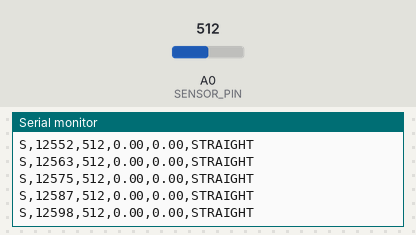
Bench run of a sketch on a simulated Arduino Uno, built with avr-gcc and run on an emulated ATmega328P. Shown: the last lines printed to the serial monitor. Inputs (shaded band) come from the test bench; at power-on: A0 (SENSOR_PIN) = 512.

Above: at 12.6 s.
12.7 s: A0 (SENSOR_PIN) set to 476
At 13.5 s:
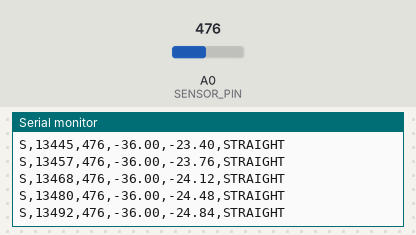
14.2 s: A0 (SENSOR_PIN) set to 500
At 15.3 s:
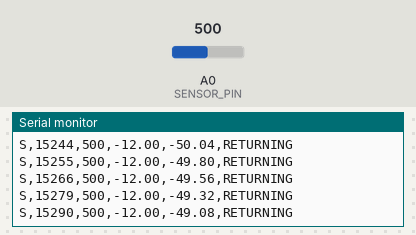
20.0 s: A0 (SENSOR_PIN) set to 519
At 20.7 s:
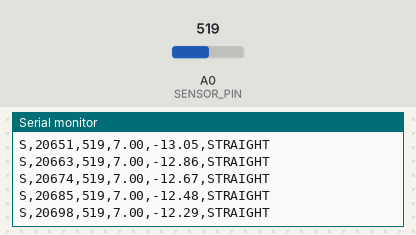
21.5 s: A0 (SENSOR_PIN) set to 546
At 22.1 s:
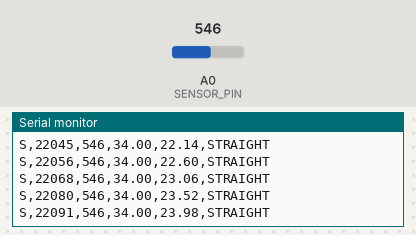
Timing chart, 0 to 24.0 s (numbered marks = the images above; inputs shaded):
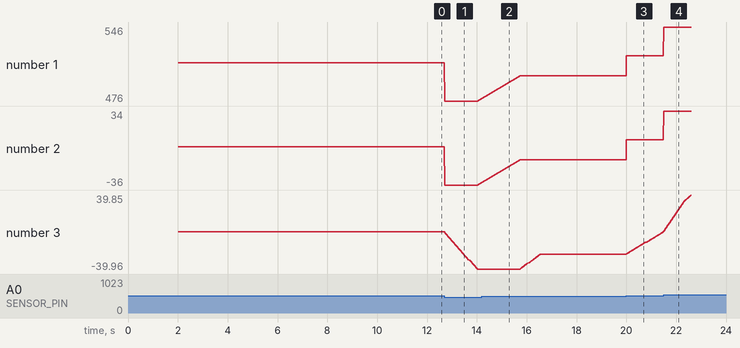

Measured:
- the behaviour switches between 491 and 492 on A0 (SENSOR_PIN) (found by bisection; images 1 and 2)

The sketch:

arduino_voltage_features.ino
```cpp
#define SENSOR_PIN A0   // ESP8266 ADC pin

// -------- PARAMETERS --------
#define CALIB_SAMPLES 100
#define WINDOW_SIZE 200
#define BUFFER_SIZE 200
#define DT 0.01
#define C_FLEX 40.0

// -------- LOGGING --------
#define PRINT_STATUS 1
#define PRINT_SAMPLE_STREAM 1   // real-time per-sample log
#define PRINT_FEATURES 1        // set to 1 to print full feature CSV rows
#define PRINT_RISK_PERCENT 1    // 0..100 risk score derived from LDH score

// -------- LDH HEURISTIC THRESHOLDS (TUNE THESE) --------
#define THRESH_RANGE_OF_MOTION 1.5
#define THRESH_MOTION_SPEED 25.0
#define THRESH_SMOOTHNESS 0.15
#define THRESH_JERK_RMS 8000.0
#define LDH_SCORE_MIN 2

// -------- BUFFERS --------
float dataWindow[WINDOW_SIZE];
float zBuffer[BUFFER_SIZE];
int sampleIndex = 0;
int bufferIndex = 0;
int straightCountWindow = 0;

// -------- VARIABLES --------
float offset = 0;
float z = 0;
String currentState = "STRAIGHT";
const char* lastLdhFlag = "NO_LDH";
int lastLdhScore = 0;

// -------- FEATURE EXTRACTION FUNCTION --------
void computeFeatures() {
  float sumV = 0;
  float sqSumV = 0;
  float maxV = -100000;
  float minV = 100000;

  // velocity and jerk stats
  float sumVel = 0;
  float sumAbsVel = 0;
  float maxAbsVel = 0;
  float sumVelSq = 0;

  float sumJerkSq = 0;

  for (int i = 0; i < WINDOW_SIZE; i++) {
    float v = dataWindow[i];

    sumV += v;
    sqSumV += v * v;
    if (v > maxV) maxV = v;
    if (v < minV) minV = v;

    if (i > 0) {
      float vel = (dataWindow[i] - dataWindow[i - 1]) / DT;
      sumVel += vel;
      sumAbsVel += fabs(vel);
      sumVelSq += vel * vel;
      if (fabs(vel) > maxAbsVel) maxAbsVel = fabs(vel);

      if (i > 1) {
        float prevVel = (dataWindow[i - 1] - dataWindow[i - 2]) / DT;
        float jerk = (vel - prevVel) / DT;
        sumJerkSq += jerk * jerk;
      }
    }
  }

  float meanV = sumV / WINDOW_SIZE;
  float rangeOfMotion = maxV - minV;

  float meanVel = sumVel / (WINDOW_SIZE - 1);
  float motionSpeed = sumAbsVel / (WINDOW_SIZE - 1);
  float maxVelocity = maxAbsVel;

  // std of velocity
  float meanVelSq = sumVelSq / (WINDOW_SIZE - 1);
  float velStd = sqrt(fmaxf(0.0f, meanVelSq - meanVel * meanVel));

  float smoothness = (velStd == 0) ? 0 : (meanV / velStd);

  float jerkRMS = sqrt(sumJerkSq / max(1, WINDOW_SIZE - 2));

  float postureDuration = (float)straightCountWindow / WINDOW_SIZE;

  // -------- HEURISTIC LDH FLAG (NOT A DIAGNOSIS) --------
  int ldhScore = 0;
  if (rangeOfMotion > THRESH_RANGE_OF_MOTION) ldhScore++;
  if (motionSpeed > THRESH_MOTION_SPEED) ldhScore++;
  if (smoothness < THRESH_SMOOTHNESS) ldhScore++;
  if (jerkRMS > THRESH_JERK_RMS) ldhScore++;

  const char* ldhFlag = (ldhScore >= LDH_SCORE_MIN) ? "LDH" : "NO_LDH";

  lastLdhFlag = ldhFlag;
  lastLdhScore = ldhScore;

#if PRINT_RISK_PERCENT
  float riskPercent = (ldhScore / 4.0f) * 100.0f;
#endif

#if PRINT_FEATURES
  // -------- PRINT FEATURE CSV ROW --------
  Serial.print("W,"); Serial.print(millis()); Serial.print(",");
  Serial.print(rangeOfMotion); Serial.print(",");
  Serial.print(motionSpeed); Serial.print(",");
  Serial.print(postureDuration); Serial.print(",");
  Serial.print(smoothness); Serial.print(",");
  Serial.print(jerkRMS); Serial.print(",");
  Serial.print(meanVel); Serial.print(",");
  Serial.print(maxVelocity); Serial.print(",");
  Serial.print(currentState); Serial.print(",");
  Serial.print(ldhFlag); Serial.print(",");
  Serial.print(ldhScore);
#if PRINT_RISK_PERCENT
  Serial.print(",");
  Serial.println(riskPercent, 1);
#else
  Serial.println();
#endif
#else
  // -------- PRINT LDH PREDICTION ONLY --------
  Serial.print("W,"); Serial.print(millis()); Serial.print(",");
  Serial.print(ldhFlag); Serial.print(",");
#if PRINT_RISK_PERCENT
  Serial.print(ldhScore); Serial.print(",");
  Serial.println(riskPercent, 1);
#else
  Serial.println(ldhScore);
#endif
#endif
}

// -------- SETUP --------
void setup() {
  Serial.begin(115200);
  delay(1000);

#if PRINT_SAMPLE_STREAM
  Serial.println("S,ms,raw,v,D,state");
#endif
#if PRINT_FEATURES
  Serial.println("W,ms,RangeOfMotion,MotionSpeed,PostureDuration,Smoothness,JerkRMS,MeanVelocity,MaxVelocity,Label,LDH,Score,RiskPercent");
#else
#if PRINT_RISK_PERCENT
  Serial.println("W,ms,LDH,Score,RiskPercent");
#else
  Serial.println("W,ms,LDH,Score");
#endif
#endif

  // ---- OFFSET CALIBRATION ----
#if PRINT_STATUS
  Serial.println("# Calibrating... Keep sensor STRAIGHT");
#endif

  for (int i = 0; i < CALIB_SAMPLES; i++) {
    offset += analogRead(SENSOR_PIN);
    delay(10);
  }

  offset /= CALIB_SAMPLES;

#if PRINT_STATUS
  Serial.println("# Calibration done");
#endif
}

// -------- LOOP --------
void loop() {
  int raw = analogRead(SENSOR_PIN);

  // Offset removal (voltage only)
  float v = raw - offset;

  // Integration for posture detection (same as original behavior)
  z = z + v * DT;
  zBuffer[bufferIndex] = z;
  int oldIndex = (bufferIndex + 1) % BUFFER_SIZE;
  float z_old = zBuffer[oldIndex];
  float D = z - z_old;
  bufferIndex = oldIndex;

  // -------- POSTURE DETECTION --------
  if (D > C_FLEX)
    currentState = "BENDING";
  else if (D < -C_FLEX)
    currentState = "RETURNING";
  else
    currentState = "STRAIGHT";

#if PRINT_SAMPLE_STREAM
  // -------- REAL-TIME SAMPLE LOG --------
  Serial.print("S,"); Serial.print(millis()); Serial.print(",");
  Serial.print(raw); Serial.print(",");
  Serial.print(v); Serial.print(",");
  Serial.print(D); Serial.print(",");
  Serial.println(currentState);
#endif

  // Store sample
  dataWindow[sampleIndex] = v;
  if (currentState == "STRAIGHT") {
    straightCountWindow++;
  }

  sampleIndex++;

  // -------- WINDOW COMPLETE --------
  if (sampleIndex >= WINDOW_SIZE) {
    computeFeatures();
    sampleIndex = 0;
    straightCountWindow = 0;
  }

  delay(10);
}
```
